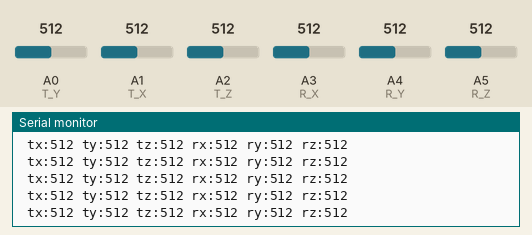
Recording of a sketch running on a simulated Arduino Uno, built with avr-gcc and run on an emulated ATmega328P. On the bench: the last lines printed to the serial monitor. Inputs (shaded band) come from the test bench; at power-on: A0 (T_Y) = 512, A5 (R_Z) = 512, A2 (T_Z) = 512, A1 (T_X) = 512, A3 (R_X) = 512, A4 (R_Y) = 512.

Above: at 1.2 s.
1.3 s: A0 (T_Y) set to 105
At 1.4 s:
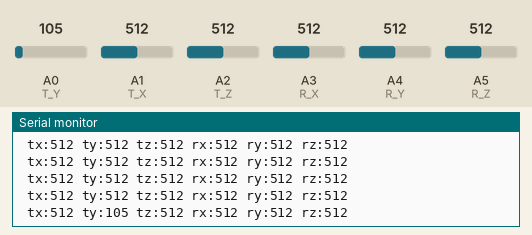
4.3 s: A0 (T_Y) set to 89
At 4.33 s:
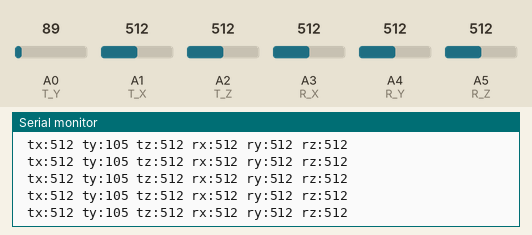
5.8 s: A5 (R_Z) set to 108
At 5.81 s:
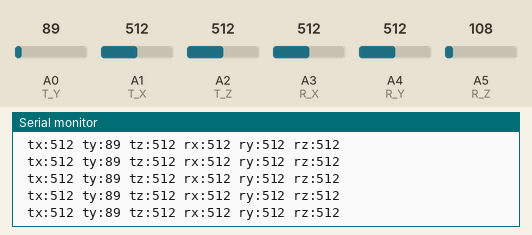
8.8 s: A5 (R_Z) set to 92
At 8.81 s:
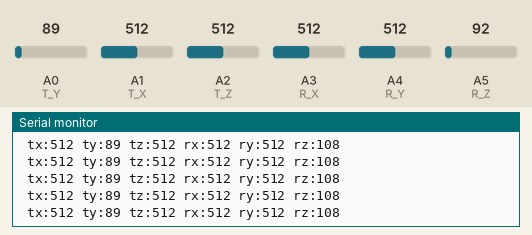
13.3 s: A2 (T_Z) set to 106
At 13.31 s:
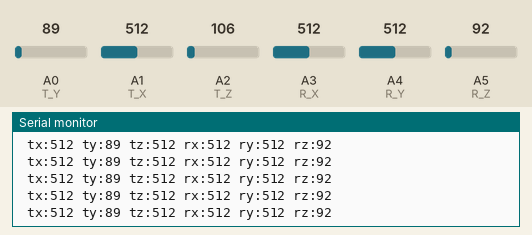
14.8 s: A2 (T_Z) set to 90
At 14.84 s:
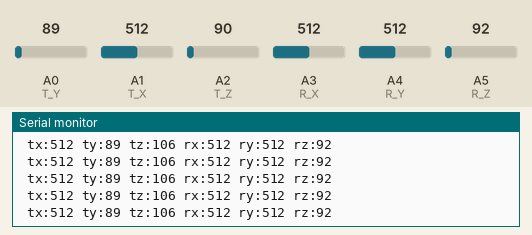
Timing chart, 0 to 17.3 s (numbered marks = the images above; inputs shaded):
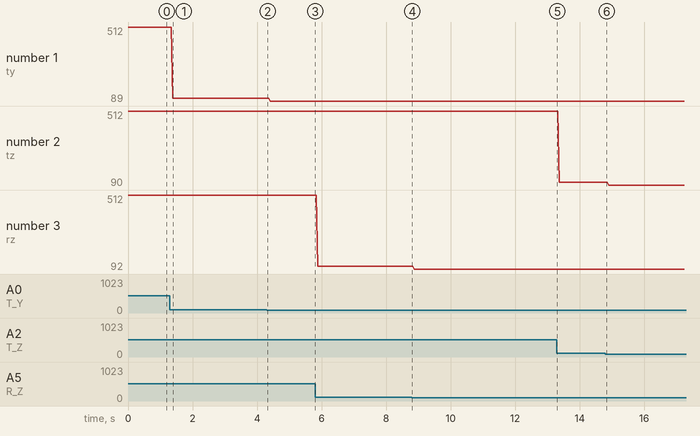

Measured:
- after the input at 1.3 s, the serial monitor: prints a new line after 0.08 s (image 1)
- plotted number 1: 512 → 105 after the input at 1.3 s, 105 → 89 after the input at 4.3 s
- plotted number 2: 512 → 106 after the input at 13.3 s, 106 → 90 after the input at 14.8 s
- plotted number 3: 512 → 108 after the input at 5.8 s, 108 → 92 after the input at 8.8 s

The sketch:

Test_6.ino
```cpp
#define T_X A1
#define T_Y A0
#define T_Z A2
#define R_X A3
#define R_Y A4
#define R_Z A5


void setup() {
  Serial.begin(9600);
  // put your setup code here, to run once:
  Serial.println("tx\tty\ttz");
}

void loop() {
  // put your main code here, to run repeatedly:
  int tx = analogRead(T_X);
  int ty = analogRead(T_Y);
  int tz = analogRead(T_Z);
  int rx = analogRead(R_X);
  int ry = analogRead(R_Y);
  int rz = analogRead(R_Z);
  Serial.print(" tx:");Serial.print(tx);
  Serial.print(" ty:");Serial.print(ty);
  Serial.print(" tz:");Serial.print(tz);
  Serial.print(" rx:");Serial.print(rx);
  Serial.print(" ry:");Serial.print(ry);
  Serial.print(" rz:");Serial.print(rz);
  Serial.println();
}
```
